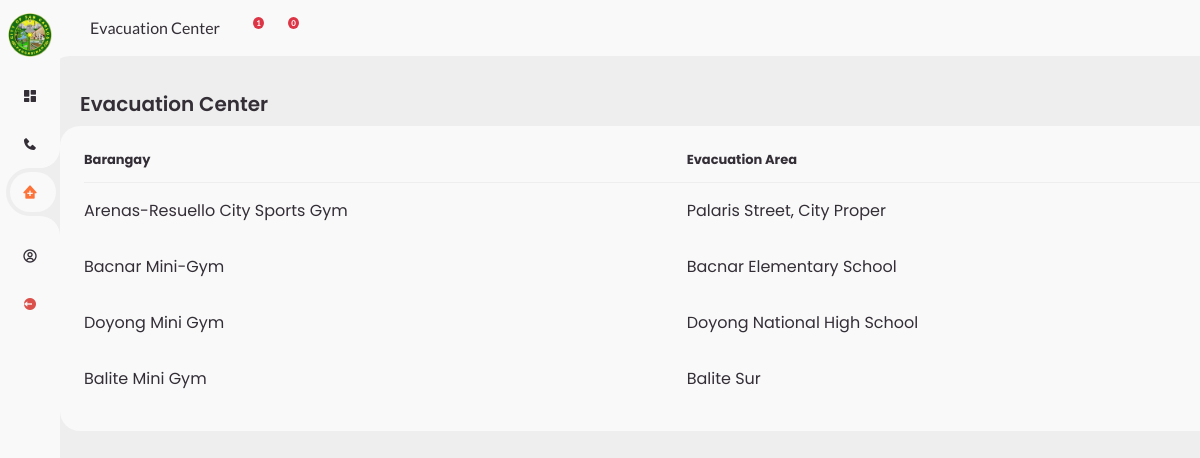
Screenshot of /evacuation.php (signed in) with the database file from the repository.
### tables this page shows
CREATE TABLE `evacuations` (
  `id` int(11) NOT NULL,
  `name` varchar(355) NOT NULL,
  `location` varchar(255) NOT NULL,
  `point_person` varchar(150) NOT NULL,
  `number` varchar(30) NOT NULL,
  `status` varchar(30) NOT NULL
);

### includes/session.php (called while the page is built, shortened)
<?php
	include 'includes/conn.php';
	if(isset($_SESSION['user_login'])){
		$sql = "SELECT * FROM users WHERE id = '".$_SESSION['user_login']."'";
		$query = $conn->query($sql);
		$user = $query->fetch_assoc();
	}
	else{
		header('location: index.php');
		exit();
	}
?>

### evacuation.php (the view, shortened to what this page needs)
<?php
include 'includes/session.php';
?>
<!DOCTYPE html>
<html lang="en">
<head>
    <link rel="stylesheet" href="https://cdn.datatables.net/1.13.1/css/dataTables.bootstrap5.min.css">
	<link href='https://unpkg.com/boxicons@2.0.9/css/boxicons.min.css' rel='stylesheet'>
	<link rel="stylesheet" href="https://maxst.icons8.com/vue-static/landings/line-awesome/line-awesome/1.3.0/css/line-awesome.min.css">
    <link rel="stylesheet" href="https://cdn.jsdelivr.net/npm/bootstrap@4.6.2/dist/css/bootstrap.min.css">
</head>
<body>
	<section id="sidebar">
			<center><img src="img/scclogo.png" alt="" width="50px" height="50px" ></center>
		<ul class="side-menu top">
			<li>
				<a href="dashboard.php">
					<i class='bx bxs-dashboard' ></i>
				</a>
			</li>
			<li>
				<a href="hotlines.php">
					<i class='bx bxs-phone' ></i>
				</a>
			</li>
			<li class="active">
				<a href="evacuation.php">
					<i class='bx bxs-clinic' ></i>
				</a>
			</li>
		</ul>
		<ul class="side-menu">
			<li>
				<a href="profile.php">
					<i class='bx bx-user-circle' ></i>
				</a>
			</li>
			<li>
				<a href="logout.php" class="logout">
					<i class='bx bxs-log-out-circle' ></i>
				</a>
			</li>
		</ul>
	</section>
	<section id="content">
	<nav>
			<a href="#" class="nav-link">Evacuation Center</a>
			<?php
$id = $user['id'];
$location = $conn->query("SELECT COUNT(*) as total FROM  location_admin WHERE user_id = '$id' AND status ='0'") or die(mysqli_error());
$count = $location->fetch_array();
$alert = $conn->query("SELECT COUNT(*) as total FROM  alert ") or die(mysqli_error());
$count1 = $alert->fetch_array();
?>
<a href="announcement.php?ID=<?php echo $user['id']?>" class="notification">
	<span class="badge bg-danger" id="count" style="color:white;  border-radius: 60%;position: relative;top: -10px;left: -7px;font-size: 8px;"><?php echo $count1['total']; ?></span>
</a>
<a href="notification.php" class="notification">
	<span class="badge bg-danger" id="counts" style="color:white;  border-radius: 60%;position: relative;top: -10px;left: -7px;font-size: 8px;"><?php echo $count['total']; ?></span>
</a>
		</nav>
		<main>
			<div class="head-title">
				<div class="left">
				<h1 style="font-size:20px;">Evacuation Center</h1>
				</div>
			</div>
            <div class="table-data">
				<div class="center">
					<table>
						<thead>
							<tr>
								<th>Barangay</th>
                                <th>Evacuation Area</th>
							</tr>
						</thead>
						<tbody>
                        <?php
                   $sql = "SELECT * FROM evacuations";
                   $query = $conn->query($sql);
                   while($row = $query->fetch_assoc()){
                ?>
							<tr>
								<td><?php echo $row['name'];?></td>
                                <td><?php echo $row['location'];?></td>
							</tr>
                            <?php } ?>
						</tbody>
					</table>
				</div>
		</main>
	</section>
</body>
</html>

### evacuation.php (style rules this page uses)
* { margin: 0; padding: 0; box-sizing: border-box; }
a { text-decoration: none; }
li { list-style: none; }
:root { --poppins: 'Poppins', sans-serif; --lato: 'Lato', sans-serif; --light: #F9F9F9; --orange: #ff6600; --light-blue: #CFE8FF; --grey: #eee; --dark-grey: #AAAAAA; --dark: #342E37; --red: #DB504A; --yellow: #FFCE26; --light-yellow: #FFF2C6; --orange: #FD7238; --light-orange: #FFE0D3; }
html { overflow-x: hidden; }
body { background: var(--grey); overflow-x: hidden; }
#sidebar { position: fixed; top: 0; left: 0; width: 280px; height: 100%; background: var(--light); z-index: 2000; font-family: var(--lato); transition: .3s ease; overflow-x: hidden; scrollbar-width: none; }
#sidebar { width: 60px; }
#sidebar img { margin-top: 10px; margin-bottom: 10px; }
#sidebar .side-menu { width: 100%; margin-top: 2px; }
#sidebar .side-menu li { height: 48px; background: transparent; margin-left: 6px; border-radius: 48px 0 0 48px; padding: 4px; }
#sidebar .side-menu li.active { background: var(--grey); position: relative; }
#sidebar .side-menu li.active::before { content: ''; position: absolute; width: 40px; height: 40px; border-radius: 50%; top: -40px; right: 0; box-shadow: 20px 20px 0 var(--grey); z-index: -1; }
#sidebar .side-menu li.active::after { content: ''; position: absolute; width: 40px; height: 40px; border-radius: 50%; bottom: -40px; right: 0; box-shadow: 20px -20px 0 var(--grey); z-index: -1; }
#sidebar .side-menu li a { width: 100%; height: 100%; background: var(--light); display: flex; align-items: center; border-radius: 48px; font-size: 16px; color: var(--dark); white-space: nowrap; overflow-x: hidden; }
#sidebar .side-menu.top li.active a { color: var(--orange); }
#sidebar .side-menu li a.logout { color: var(--red); }
#sidebar .side-menu li a .bx { min-width: calc(60px - ((4px + 6px) * 2)); display: flex; justify-content: center; }
#content { position: relative; width: 100%; left: 50px; transition: .3s ease; }
#content nav { height: 56px; background: var(--light); padding: 0 24px; display: flex; align-items: center; grid-gap: 24px; font-family: var(--lato); position: sticky; top: 0; left: 0; z-index: 1000; }
#content nav::before { content: ''; position: absolute; width: 40px; height: 40px; bottom: -40px; left: 0; border-radius: 50%; box-shadow: -20px -20px 0 var(--light); }
#content nav a { color: var(--dark); }
#content nav .nav-link { font-size: 16px; transition: .3s ease; }
#content nav .notification { font-size: 20px; position: relative; }
#content main { width: 100%; padding: 36px 10px; font-family: var(--poppins); max-height: calc(100vh - 56px); overflow-y: auto; }
#content main .head-title { display: flex; align-items: center; justify-content: space-between; grid-gap: 16px; flex-wrap: wrap; }
#content main .head-title .left h1 { margin-left:20px; font-weight: 600; margin-bottom: 10px; color: var(--dark); }
#content main .table-data { display: flex; flex-wrap: wrap; grid-gap: 24px; width: 100%; color: var(--dark); }
#content main .table-data > div { border-radius: 20px; background: var(--light); padding: 24px; overflow-x: auto; }
#content main .table-data .center { flex-grow: 1; flex-basis: 500px; }
#content main .table-data .center table { width: 100%; border-collapse: collapse; }
#content main .table-data .center table th { padding-bottom: 12px; font-size: 13px; text-align: left; border-bottom: 1px solid var(--grey); }
#content main .table-data .center table td { padding: 16px 0; }

### rows the page displays
evacuations: name "Arenas-Resuello City Sports Gym", location "Palaris Street, City Proper"
evacuations: name "Bacnar Mini-Gym", location "Bacnar Elementary School"
evacuations: name "Doyong Mini Gym", location "Doyong National High School"
evacuations: name "Balite Mini Gym", location "Balite Sur"

### other values shown
$count1['total'] "1"
$count['total'] "0"
